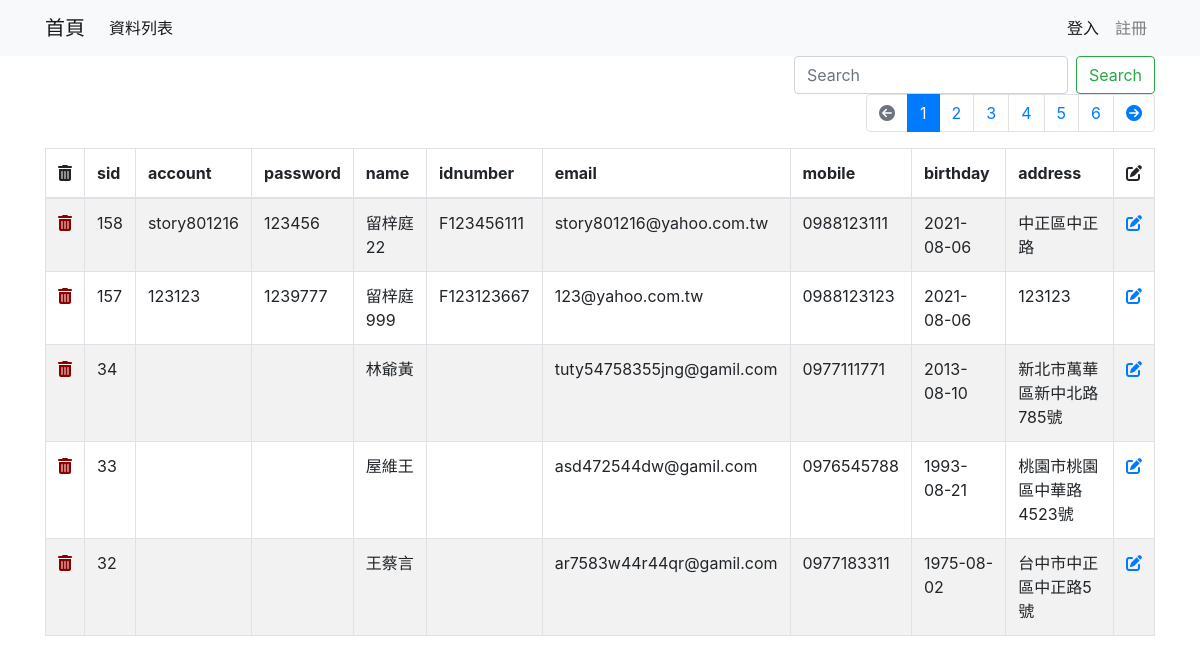
The page /data-list.php on the database its author committed.
### tables this page shows
CREATE TABLE `address_book` (
  `sid` int(11) NOT NULL,
  `account` varchar(255) NOT NULL,
  `password` varchar(255) NOT NULL,
  `name` varchar(255) NOT NULL,
  `idnumber` varchar(10) NOT NULL,
  `email` varchar(255) NOT NULL,
  `mobile` varchar(255) NOT NULL,
  `birthday` date DEFAULT NULL,
  `address` varchar(255) NOT NULL,
  `created_at` varchar(255) DEFAULT NULL
);

### data-list.php (the view, shortened to what this page needs)
<?php
    include __DIR__. '/partials/init.php';
    $perPage = 5;
$qs = [];
$keyword = isset($_GET['keyword']) ? $_GET['keyword'] : '';
    $page = isset($_GET['page']) ? intval($_GET['page']) : 1;
    $where = ' WHERE 1 ';
    $totalRows = $pdo->query("SELECT count(1) FROM address_book")
        ->fetch(PDO::FETCH_NUM)[0];
    $totalPages = ceil($totalRows/$perPage);
    $rows = [];
    if($totalRows!=0) {
        $sql = sprintf("SELECT * FROM address_book %s ORDER BY sid DESC LIMIT %s, %s",
         $where,
           ($page - 1) * $perPage,
           $perPage);
    $rows = $pdo->query($sql)->fetchAll();
};
?>
<?php include __DIR__. '/partials/html-head.php'; ?>
<?php include __DIR__. '/partials/navbar.php'; ?>
<div class="container">
 <div class="row" >
        <div class="col">
            <form action="data-list.php" class="form-inline my-2 my-lg-0 d-flex justify-content-end">
                <input class="form-control mr-sm-2" type="search" name="keyword" placeholder="Search"
                       value="<?= htmlentities($keyword) ?>"
                       aria-label="Search">
                <button class="btn btn-outline-success my-2 my-sm-0" type="submit">Search</button>
            </form>
        </div>
    </div>
   <div class="row">
        <div class="col">
            <nav aria-label="Page navigation example">
                <ul class="pagination d-flex justify-content-end">
                     <li class="page-item <?= $page<=1 ? 'disabled' : '' ?>">
                       <a class="page-link" href="?<?php
                        $qs['page']=$page-1;
                        echo http_build_query($qs);
                        ?>">
                            <i class="fas fa-arrow-circle-left"></i>
                        </a>
                    </li>
                    <?php for($i=$page-5; $i<=$page+5; $i++):
                        if($i>=1 and $i<=$totalPages):
                            $qs['page'] = $i;
                        ?>
                    <li class="page-item <?= $i==$page ? 'active' : '' ?>">
                        <a class="page-link" href="?<?= http_build_query($qs) ?>"><?= $i ?></a>
                    </li>
                    <?php endif;
                        endfor; ?>
                    <li class="page-item <?= $page>=$totalPages ? 'disabled' : '' ?>">
                     <a class="page-link" href="?<?php
                        $qs['page']=$page+1;
                        echo http_build_query($qs);
                        ?>">
                            <i class="fas fa-arrow-circle-right"></i>
                        </a>
                    </li>
                </ul>
            </nav>
        </div>
    </div>
    <div class="row">
        <div class="col">
            <table class="table table-striped table-bordered">
                <thead>
                <tr>
                    <th scope="col"><i class="fas fa-trash-alt"></i></th>
                    <th scope="col">sid</th>
                    <th scope="col">account</th>
                    <th scope="col">password</th>
                    <th scope="col">name</th>
                    <th scope="col">idnumber</th>
                    <th scope="col">email</th>
                    <th scope="col">mobile</th>
                    <th scope="col">birthday</th>
                    <th scope="col">address</th>
                    <th scope="col"><i class="fas fa-edit"></i></th>
                </tr>
                </thead>
                <tbody>
                <?php foreach($rows as $r): ?>
                <tr data-sid="<?= $r['sid'] ?>">
                 <td>
                      <a href="data-delete.php?sid=<?= $r['sid'] ?>"
                            onclick="return confirm('確定要刪除編號為 <?= $r['sid'] ?> 的資料嗎？')"
                        >
                            <i class="fas fa-trash-alt"></i>
                        </a>
                    </td>
                    <td><?= $r['sid'] ?></td>
                    <td><?= $r['account'] ?></td>
                    <td><?= $r['password'] ?></td>
                    <td><?= $r['name'] ?></td>
                    <td><?= $r['idnumber'] ?></td>
                    <td><?= $r['email'] ?></td>
                    <td><?= $r['mobile'] ?></td>
                    <td><?= $r['birthday'] ?></td>
                    <td><?= htmlentities($r['address']) ?></td>
                    <td>
                        <a href="data-edit.php?sid=<?= $r['sid'] ?>">
                            <i class="fas fa-edit"></i>
                        </a>
                    </td>
                </tr>
                <?php endforeach; ?>
                </tbody>
            </table>
        </div>
    </div>
</div>
<?php include __DIR__. '/partials/html-foot.php'; ?>

### partials/html-head.php (shortened to what this page needs)
<!doctype html>
<html lang="zh">
<head>
    <link rel="stylesheet" href="fontawesome/css/all.css">
    <link rel="stylesheet" href="bootstrap4/css/bootstrap.css">
</head>
<body>

### partials/navbar.php (shortened to what this page needs)
<nav class="navbar navbar-expand-lg navbar-light bg-light">
    <div class="container">
        <a class="navbar-brand" href="index_.php">首頁</a>
        <div class="collapse navbar-collapse" id="navbarSupportedContent">
            <ul class="navbar-nav mr-auto">
                <li class="nav-item active">
                    <a class="nav-link" href="data-list.php">資料列表</a>
                </li>
            </ul>
            <ul class="navbar-nav">
                <?php if(isset($_SESSION['user'])): ?>
                    <li class="nav-item active">
                         <a class="nav-link" ><?= $_SESSION['user']['name'] ?></a>
                    </li>
                    <li class="nav-item">
                        <a class="nav-link" href="profile-edit.php">編輯個人資料</a>
                    </li>
                    <li class="nav-item">
                        <a class="nav-link" href="logout.php">登出</a>
                    </li>
                <?php else: ?>
                    <li class="nav-item active">
                        <a class="nav-link" href="login.php">登入</a>
                    </li>
                    <li class="nav-item">
                    <a class="nav-link" href="data-insert.php">註冊</a>
                    </li>
                <?php endif; ?>
            </ul>
        </div>
    </div>
</nav>

### partials/html-foot.php
</body>
</html>

### data-list.php (style rules this page uses)
table tbody i.fas.fa-trash-alt { color: darkred; }

### rows shown on the page
address_book: sid "158", account "story801216", password "123456", name "留梓庭22", idnumber "F123456111", email "story801216@yahoo.com.tw", mobile "0988123111", birthday "2021-08-06", address "中正區中正路"
address_book: sid "157", account "123123", password "1239777", name "留梓庭999", idnumber "F123123667", email "123@yahoo.com.tw", mobile "0988123123", birthday "2021-08-06", address "123123"
address_book: sid "34", name "林爺黃", email "tuty54758355jng@gamil.com", mobile "0977111771", birthday "2013-08-10", address "新北市萬華區新中北路785號"
address_book: sid "33", name "屋維王", email "asd472544dw@gamil.com", mobile "0976545788", birthday "1993-08-21", address "桃園市桃園區中華路4523號"
address_book: sid "32", name "王蔡言", email "ar7583w44r44qr@gamil.com", mobile "0977183311", birthday "1975-08-02", address "台中市中正區中正路5號"
